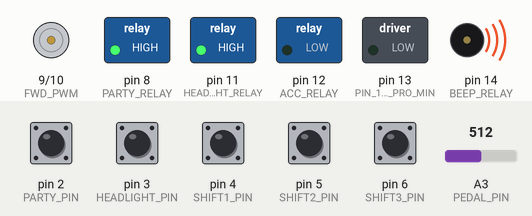
This program was run on a simulated Arduino Pro Mini, built with avr-gcc and run on an emulated ATmega328P. Parts: motor-driver pin pairs drawn as motors (green arrow = first pin HIGH = forward, orange = second pin HIGH = backward, longer = more drive), switched loads named in the program (green lamp = pin HIGH), buzzer (waves = sounding, pin HIGH). Wiring (inferred from the names in the program): IR receiver: data pin 7. The inputs (shaded band) are chosen by the test bench; at power-on: pin 2 (PARTY_PIN), pin 3 (HEADLIGHT_PIN), pin 4 (SHIFT1_PIN), pin 5 (SHIFT2_PIN), pin 6 (SHIFT3_PIN) HIGH, A3 (PEDAL_PIN) = 512. What the program prints to the serial monitor is not drawn.

Above: at 1.2 s.
1.3 s: pin 2 (PARTY_PIN) pulled LOW for 0.15 s
At 1.47 s:
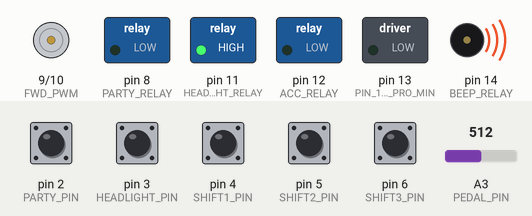
3.0 s: pin 5 (SHIFT2_PIN) pulled LOW for 0.15 s
At 3.21 s:
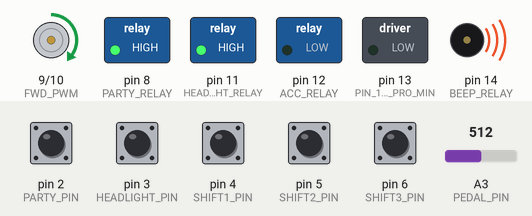
6.0 s: pin 3 (HEADLIGHT_PIN) pulled LOW for 0.15 s
At 6.09 s:
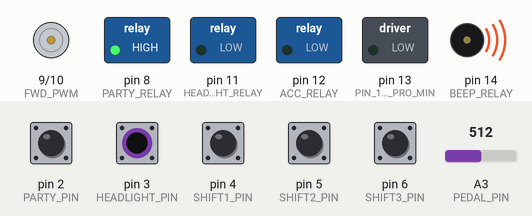
7.6 s: pin 5 (SHIFT2_PIN) pulled LOW for 1 s
At 8.2 s:
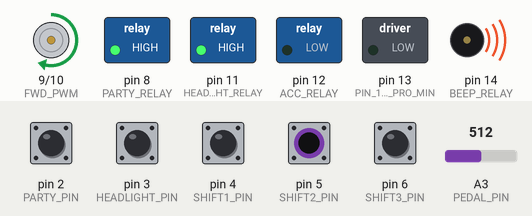
10.6 s: pin 6 (SHIFT3_PIN) pulled LOW for 0.15 s
At 12.3 s:
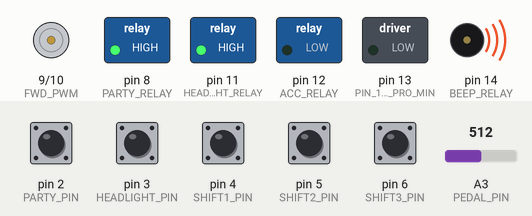
13.6 s: A3 (PEDAL_PIN) set to 4
15.4 s: A3 (PEDAL_PIN) set to 1
Timing chart, 0 to 18.2 s (numbered marks = the images above; inputs shaded):
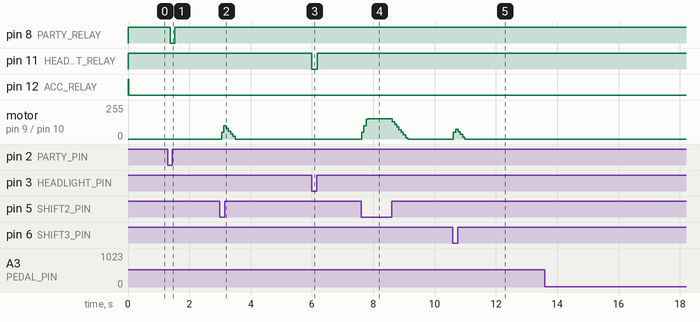

The program:

main.cpp
```cpp
#include <Arduino.h>

#define DEBUG

//Defines for ANSI Serial Printouts for DEBUG console
#define ANSI_ESCAPE_SEQUENCE(c) "\33[" c
#define ESC_BOLD_ON ANSI_ESCAPE_SEQUENCE("1m")
#define ESC_BOLD_OFF ANSI_ESCAPE_SEQUENCE("22m")
#define ESC_FG_BLACK ANSI_ESCAPE_SEQUENCE("30m")
#define ESC_FG_RED ANSI_ESCAPE_SEQUENCE("31m")
#define ESC_FG_GREEN ANSI_ESCAPE_SEQUENCE("32m")
#define ESC_FG_YELLOW ANSI_ESCAPE_SEQUENCE("33m")
#define ESC_FG_WHITE ANSI_ESCAPE_SEQUENCE("37m")
#define ESC_BG_BLACK ANSI_ESCAPE_SEQUENCE("40m")
#define ESC_BG_WHITE ANSI_ESCAPE_SEQUENCE("47m")
#define ESC_CURSOR_POS(L,C) ANSI_ESCAPE_SEQUENCE(#L ";" #C "H")
#define ESC_CURSOR_OFF ANSI_ESCAPE_SEQUENCE("?25l")

//DEFINES
const int FORWARD = 1;
const int STOPPED = 0;
const int REVERSE = 2;
const int SHFTFORWARD1 = 1;
const int SHFTFORWARD2 = 2;
const int SHFTREVERSE = 3;
const int DEBUG_INTERVAL = 5000;

// VALUES FOR ACCEL/DECEL/BRAKING RATE
// SET AS ALLOWED PWM STEP 0-255 (VARIES W/ DEBUG ON/OFF)
const int ACCEL_RATE = 50; // was 10
const int DECEL_RATE = 20; // was 10
const int BRAKE_RATE = 12;

// VALUES FOR MAX MOTOR SPEED LIMIT
// Maximum is 255 for forward directions, and -255 for reverse
// On 20V BATT: 255 - 20V, 155 - 12V, 75 - 6V
const int MAXFWD1 = 125;
const int MAXFWD2 = 255;
const int MAXREV = -125;

//INPUT PINS
const int REMOTE_KILL_PIN = 7;
const int PEDAL_PIN = A3;
const int SHIFT3_PIN = 6;
const int SHIFT2_PIN = 5;
const int SHIFT1_PIN = 4;
const int HEADLIGHT_PIN = 3;
const int PARTY_PIN = 2;

//OUTPUT PINS
const int FWD_PWM = 9;
const int REV_PWM = 10;
const int HEADLIGHT_RELAY = 11;
const int ACC_RELAY = 12;
const int PARTY_RELAY = 8;
const int BEEP_RELAY = 14; //A0, 14

// Variables
int currentmode = STOPPED;  // To store current direction of motion
int shiftmode = 0;          // Store shifter position
int pwmspeed = 0;            // To store current commanded speed: value may be from -255 (reverse) to 255 (forward). Zero means stopped

int killState = 0;
int pedalState = 0;
int shift3State = 0;
int shift2State = 0;
int shift1State = 0;
int partyState = 0;
int headlightState = 0;
int beepState = 0;

int okillState = 0;
int opedalState = 0;
int oshift3State = 0;
int oshift2State = 0;
int oshift1State = 0;
int opartyState = 0;
int oheadlightState = 0;
int obeepState = 0;

int rawpedal = 0;

unsigned long pedaltime = 0;
unsigned long Dlastrefresh = 0;

// FUNCTION PROTOTYPES
void printStates();
void speedControl();
void forward();
void accel();
void reverse();
void decel();
void slowdown();
void brake();
void commandMotor();
long readVcc();
void sendcursor(int r, int c);
void settext(char* fg, char* bg, char* cup, char* str);
void settextint(char* fg, char* bg, char* cup, int ival);
void settextdoub(char* fg, char* bg, char* cup, float ival);

void setup() {

  pinMode(LED_BUILTIN, OUTPUT); //PIN 13 on ARDUINO PRO MINI
  pinMode(REMOTE_KILL_PIN, INPUT_PULLUP);
  pinMode(PEDAL_PIN, INPUT);
  pinMode(SHIFT3_PIN, INPUT_PULLUP);
  pinMode(SHIFT2_PIN, INPUT_PULLUP);
  pinMode(SHIFT1_PIN, INPUT_PULLUP);
  pinMode(HEADLIGHT_PIN, INPUT_PULLUP);
  pinMode(PARTY_PIN, INPUT_PULLUP);

  pinMode(FWD_PWM, OUTPUT);
  pinMode(REV_PWM, OUTPUT);
  pinMode(ACC_RELAY, OUTPUT);
  digitalWrite(ACC_RELAY, HIGH);  //Relay Board is active on low, start off
  pinMode(PARTY_RELAY, OUTPUT);
  digitalWrite(PARTY_RELAY, HIGH);  //Relay Board is active on low, start off
  pinMode(HEADLIGHT_RELAY, OUTPUT);
  digitalWrite(HEADLIGHT_RELAY, HIGH);  //Relay Board is active on low, start off
  pinMode(BEEP_RELAY, OUTPUT);
  digitalWrite(BEEP_RELAY, HIGH);  //Relay Board is active on low, start off

  /************** SET PWM frequency. default is 450hz  **********************/
  TCCR2B = TCCR2B & B11111000 | B00000010; //4 kHz pins 9&10, timer1
  //TCCR2B = TCCR2B & B11111000 | B00000001; //32 kHz uno

  #ifdef DEBUG
    Serial.begin(115200);
    Serial.print(ESC_CURSOR_OFF);
    settext(ESC_FG_BLACK, ESC_BG_WHITE, ESC_CURSOR_POS(1, 1), "VEHICLE DEBUG INTERFACE");
    settext(ESC_FG_WHITE, ESC_BG_BLACK, ESC_CURSOR_POS(2, 1), "PEDAL_STATE: ");
    settext(ESC_FG_WHITE, ESC_BG_BLACK, ESC_CURSOR_POS(3, 1), "PWM_OUTPUT: ");
    settext(ESC_FG_WHITE, ESC_BG_BLACK, ESC_CURSOR_POS(4, 1), "DRIVE_STATE: ");
    settext(ESC_FG_WHITE, ESC_BG_BLACK, ESC_CURSOR_POS(6, 1), "KILL_STATE: ");
    settext(ESC_FG_WHITE, ESC_BG_BLACK, ESC_CURSOR_POS(8, 1), "SHFT3_STATE: ");
    settext(ESC_FG_WHITE, ESC_BG_BLACK, ESC_CURSOR_POS(9, 1), "SHFT2_STATE: ");
    settext(ESC_FG_WHITE, ESC_BG_BLACK, ESC_CURSOR_POS(10, 1), "SHFT1_STATE: ");
    settext(ESC_FG_WHITE, ESC_BG_BLACK, ESC_CURSOR_POS(11, 1), "HEADLIGHT_STATE: ");
    settext(ESC_FG_WHITE, ESC_BG_BLACK, ESC_CURSOR_POS(12, 1), "PARTY_STATE: ");
    settext(ESC_FG_WHITE, ESC_BG_BLACK, ESC_CURSOR_POS(13, 1), "BEEP_STATE: ");

    settext(ESC_FG_WHITE, ESC_BG_BLACK, ESC_CURSOR_POS(14, 1), "SHIFT_MODE: ");
    settext(ESC_FG_WHITE, ESC_BG_BLACK, ESC_CURSOR_POS(15, 1), "RAW_PEDAL: ");
  #endif
}

void loop() {
  // Sample input pins
  okillState = killState;
  killState = !digitalRead(REMOTE_KILL_PIN);  //Ground switched so invert to make 1=ON
  oshift3State = shift3State;
  shift3State = !digitalRead(SHIFT3_PIN);  //Ground switched so invert to make 1=ON
  oshift2State = shift2State;
  shift2State = !digitalRead(SHIFT2_PIN);  //Ground switched so invert to make 1=ON
  oshift1State = shift1State;
  shift1State = !digitalRead(SHIFT1_PIN);  //Ground switched so invert to make 1=ON
  opartyState = partyState;
  partyState = !digitalRead(PARTY_PIN);  //Ground switched so invert to make 1=ON
  oheadlightState = headlightState;
  headlightState = !digitalRead(HEADLIGHT_PIN);  //Ground switched so invert to make 1=ON

  // Read pedal state, pedal range of 0.8V (164) to 4.2V (860) ---750
  opedalState = pedalState;  //Store previous
  pedalState = analogRead(PEDAL_PIN);
  rawpedal = pedalState;
  if (pedalState <= 185) { // pedal rests at 175ish from the ADC, make sure we don't move
    pedalState = 0;
  } else {
    pedalState = map(pedalState, 185, 735, 0, 1023); //Remap usable range
  }

  // Reverse - p1 & p3
  // Forward1 - p3
  // Forward2 - p2
  if (shift1State == HIGH && shift2State == LOW && shift3State == HIGH) { shiftmode = SHFTREVERSE; }
  else if (shift1State == LOW && shift2State == LOW && shift3State == HIGH) { shiftmode = SHFTFORWARD1; }
  else if (shift1State == LOW && shift2State == HIGH && shift3State == LOW) { shiftmode = SHFTFORWARD2; }
  else { shiftmode = 0; }

  digitalWrite(ACC_RELAY, LOW); // Turn on ACC

  if (millis() > 3000 && killState == LOW) //Give things time to settle on start, don't move if kill is active.
  {
    switch (shiftmode)
    {
      case SHFTFORWARD1:
        pedalState = map(pedalState, 0, 1023, 0, MAXFWD1); // Adjust pedal input for speed range
        if (pedalState > MAXFWD1) { pedalState = MAXFWD1; } //Bounds Check
        break;
      case SHFTFORWARD2:
        pedalState = map(pedalState, 0, 1023, 0, MAXFWD2); // Adjust pedal input for speed range
        if (pedalState > MAXFWD2) { pedalState = MAXFWD2; } //Bounds Check
        break;
      case SHFTREVERSE:
        pedalState = map(pedalState, 0, 1023, 0, MAXREV); // Adjust pedal input for speed range
        if (pedalState < MAXREV) { pedalState = MAXREV; } //Bounds Check
        break;
      default:
        pedalState = 0;
        break;
    }
    speedControl();  // Parse pedalState to determine accel/decel
    // Reverse Beeper control
    if (currentmode == REVERSE) { beepState = HIGH; } else { beepState = LOW; }
  }
  else
  {
    brake(); // Bring things to a stop
    beepState = LOW; // Always turn off beeper when braking
  }

  // Handle hedlight and party light switch state changes
  if (headlightState == HIGH) {
    digitalWrite(HEADLIGHT_RELAY, LOW);
  } else {
    digitalWrite(HEADLIGHT_RELAY, HIGH);
  }
  if (partyState == HIGH) {
    digitalWrite(PARTY_RELAY, LOW);
  } else {
    digitalWrite(PARTY_RELAY, HIGH);
  }
  if (beepState == HIGH) {
    digitalWrite(BEEP_RELAY, LOW);
  } else {
    digitalWrite(BEEP_RELAY, HIGH);
  }

  #ifdef DEBUG
    settextint(ESC_FG_RED, ESC_BG_BLACK, ESC_CURSOR_POS(2, 16), pedalState);
    settextint(ESC_FG_RED, ESC_BG_BLACK, ESC_CURSOR_POS(3, 16), pwmspeed);
    settextint(ESC_FG_RED, ESC_BG_BLACK, ESC_CURSOR_POS(4, 16), currentmode);

    if (killState != okillState) { settextint(ESC_FG_RED, ESC_BG_BLACK, ESC_CURSOR_POS(6, 20), killState); }
    if (shift3State != oshift3State) { settextint(ESC_FG_RED, ESC_BG_BLACK, ESC_CURSOR_POS(8, 15), shift3State); }
    if (shift2State != oshift2State) { settextint(ESC_FG_RED, ESC_BG_BLACK, ESC_CURSOR_POS(9, 15), shift2State); }
    if (shift1State != oshift1State) { settextint(ESC_FG_RED, ESC_BG_BLACK, ESC_CURSOR_POS(10, 15), shift1State); }
    if (headlightState != oheadlightState) { settextint(ESC_FG_RED, ESC_BG_BLACK, ESC_CURSOR_POS(11, 20), headlightState); }
    if (partyState != opartyState) { settextint(ESC_FG_RED, ESC_BG_BLACK, ESC_CURSOR_POS(12, 15), partyState); }
    // if (beepState != obeepState) { settextint(ESC_FG_RED, ESC_BG_BLACK, ESC_CURSOR_POS(13, 15), beepState); }
    settextint(ESC_FG_RED, ESC_BG_BLACK, ESC_CURSOR_POS(13, 15), beepState);

    settextint(ESC_FG_RED, ESC_BG_BLACK, ESC_CURSOR_POS(14, 15), shiftmode);
    settextint(ESC_FG_RED, ESC_BG_BLACK, ESC_CURSOR_POS(15, 13), rawpedal);
  #endif
}

void speedControl()  //Parse pedal input
{
  //Setup general bounding conditions to compare pedal input against output
  if (pedalState > pwmspeed)
  {
    if (currentmode == FORWARD || currentmode == STOPPED)
    {
      // We want to go faster
      accel();
    }
    else if (currentmode == REVERSE)
    {
      // We want to go slower
      accel();
    }
  }
  else if (pedalState < pwmspeed)
  {
    if (currentmode == REVERSE || currentmode == STOPPED)
    {
      // We want to go faster
      decel();
    }
    else if (currentmode == FORWARD)
    {
      // We want to go slower
      decel();
    }
  }
  else if (pedalState == pwmspeed)
  {
    // All is good
  }

  //Update drive mode
  if (pwmspeed > 0)
  {
    currentmode = FORWARD;
  } else if (pwmspeed < 0) {
    currentmode = REVERSE;
  } else if (pwmspeed == 0) {
    currentmode = STOPPED;
  }
}

void accel()
{
  int call_Rate = pedalState - pwmspeed;
  if ( abs(call_Rate) <= ACCEL_RATE ){
    pwmspeed = pedalState;
  } else {
    pwmspeed += ACCEL_RATE;
  }
  commandMotor();
}

void decel()
{
  int call_Rate = pedalState - pwmspeed;
  if ( abs(call_Rate) <= DECEL_RATE ){
    pwmspeed = pedalState;
  } else {
    pwmspeed -= DECEL_RATE;
  }
  commandMotor();
}

void brake()
{
  if(pwmspeed>0)  // slow from forward direction
  {
    pwmspeed-=BRAKE_RATE;
    if(pwmspeed<0)
    {
      pwmspeed=0;
    }
  }
  else if(pwmspeed<0)  // slow from reverse direction
  {
    pwmspeed+=BRAKE_RATE;
    if(pwmspeed>0)
    {
      pwmspeed=0;
    }
  }
  commandMotor();
}


void commandMotor()
{
   /* Bounds check, if greater than max, set it to 255 max.
   * This is need if the accel/decel rate is not a perfect multiple of the max speed(s)
   * Good safety measure anyways since the PWM is limited to a byte value of 255 max
   * yet the pwm is set to an int.
   * Bizarre (aka unsafe) stuff will happen if you try to set the PWM value > 255.
   */
  if (pwmspeed > 254) //bounds check, if greater than max, set it to max. This is need if the accel/decel rate is not a perfect multiple of the max speed(s)
  {
    pwmspeed=255;
  }

  if (pwmspeed < -254) // same deal, except negative.
  {
    pwmspeed = -255;
  }

  // send the command to the motor
  if(pwmspeed==0)
  { // All stopped
    analogWrite(FWD_PWM,0);
    analogWrite(REV_PWM,0);
    currentmode=STOPPED;
  }
  else if(pwmspeed>0)
  { // forward motion
    analogWrite(REV_PWM,0);
    analogWrite(FWD_PWM,pwmspeed);
  }
  else
  { // reverse motion
    analogWrite(FWD_PWM,0);
    analogWrite(REV_PWM,-1*pwmspeed);
  }
  delay(50);
}

// Read internal voltage reference
// Not currently used, but may be suitable to calibrate PWM feedback in the future
long readVcc() {
  long result; // Read 1.1V reference against AVcc
  ADMUX = _BV(REFS0) | _BV(MUX3) | _BV(MUX2) | _BV(MUX1);
  delay(2); // Wait for Vref to settle
  ADCSRA |= _BV(ADSC); // Convert
  while (bit_is_set(ADCSRA,ADSC));
  result = ADCL;
  result |= ADCH<<8;
  //Original -  1126400L
  //China cable - 1109248L
  result = 1109248L / result; // Back-calculate AVcc in mV
  return result;
}

void sendcursor(int r, int c)
{ // set ANSI terminal cursor to specified row and column
  char str[12];
  sprintf(str,"\33[%d;%dH",r,c);
  Serial.print(str);
}

void settext(char* fg, char* bg, char* cup, char* str)
//void settext(char* fg, char* bg, char* cup, String str)
// send text to terminal with foreground color, background color, cursor position
{
  Serial.print(cup);
  Serial.print(fg);
  Serial.print(bg);
  Serial.print(str);
}

void settextint(char* fg, char* bg, char* cup, int ival)
// send text to terminal with foreground color, background color, cursor position
{
  Serial.print(cup);
  Serial.print("                 ");
  Serial.print(cup);
  Serial.print(fg);
  Serial.print(bg);
  Serial.print(ESC_BOLD_ON);
  char sbuffer[6];
  if (ival > 2) {
    snprintf(sbuffer, sizeof(sbuffer), "+%03d", ival);
  } else if (ival < 0) {
    snprintf(sbuffer, sizeof(sbuffer), "-%03d", abs(ival));
  }else { //binary only
    snprintf(sbuffer, sizeof(sbuffer), "%01d", ival);
  }

  Serial.print(sbuffer);
  Serial.print(ESC_BOLD_OFF);
}

void settextdoub(char* fg, char* bg, char* cup, float ival)
// send text to terminal with foreground color, background color, cursor position
{
  Serial.print(cup);
  Serial.print("                 ");
  Serial.print(cup);
  Serial.print(fg);
  Serial.print(bg);
  Serial.print(ESC_BOLD_ON);
  // char sbuffer[10];
  // sprintf(sbuffer, dtostrf( ival, 6, 2, "%f" ));
  // Serial.print(sbuffer);
  Serial.print(ival);
  Serial.print(" A");
  Serial.print(ESC_BOLD_OFF);
}
```

Measured:
- after the input at 1.3 s, pin 8 (PARTY_RELAY): HIGH → LOW after 0.07 s, → HIGH 0.15 s later
- after the input at 3.0 s, motor on pin 9 (FWD_PWM) / pin 10 (REV_PWM): rises from stopped to forward 100/255 in 0.08 s, then falls to stopped in 0.36 s
- after the input at 6.0 s, pin 11 (HEADLIGHT_RELAY): HIGH → LOW at once, → HIGH 0.17 s later
- after the input at 7.6 s, motor on pin 9 (FWD_PWM) / pin 10 (REV_PWM): rises from stopped to forward 151/255 in 0.22 s, then falls to stopped in 1.3 s
- after the input at 10.6 s, motor on pin 9 (FWD_PWM) / pin 10 (REV_PWM): rises from stopped to forward 74/255 in 0.08 s, then falls to stopped in 0.29 s
- after the input at 13.6 s, every drawn part: stays the same
- after the input at 15.4 s, every drawn part: stays the same
